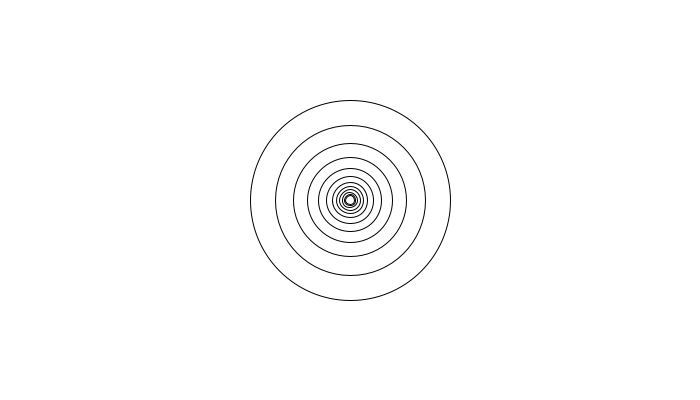
Frame 1 (no input)
Frame 60 (the mouse pressed at the canvas centre just before this capture): identical to frame 1, image omitted
Frame 120 (the mouse held since frame 60 and released just before this capture): identical to frame 1, image omitted

The Processing sketch that drew this single still picture (run headless with seeded random() and noise(); from frame 60 on, the mouse is pressed at the canvas centre):

// Processing sketch: sketch_06_recursion_circle_variations
// ── sketch_06_recursion_circle_variations.pde
// Gestalten mit Code - day 04 - beginner lectures

/**
 * Recursion
 * Shows how to recursively scale (and offset) a circle 
 *
 * Task: 
 * try the other combinations (in comments below)
 */

void setup() {
  size(700,400);
}
 
void draw() {
  background(255);
  drawCircle(width/2, height/2, 200);
}
 
void drawCircle(float x, float y, float radius) {
  stroke(0);
  noFill();
  ellipse(x, y, radius, radius);
  
  // this is our "exit" condition
  if(radius > 10) { // vary min size
    // ----
    radius *= 0.75;
    drawCircle(x, y, radius);
    
    // ----
    //drawCircle(x + radius/2, y, radius/2);
    //drawCircle(x - radius/2, y, radius/2);
    
    // ----
    //drawCircle(x + radius/2, y, radius/2);
    //drawCircle(x - radius/2, y, radius/2);
    //drawCircle(x, y + radius/2, radius/2);
    //drawCircle(x, y - radius/2, radius/2);
  }
}
